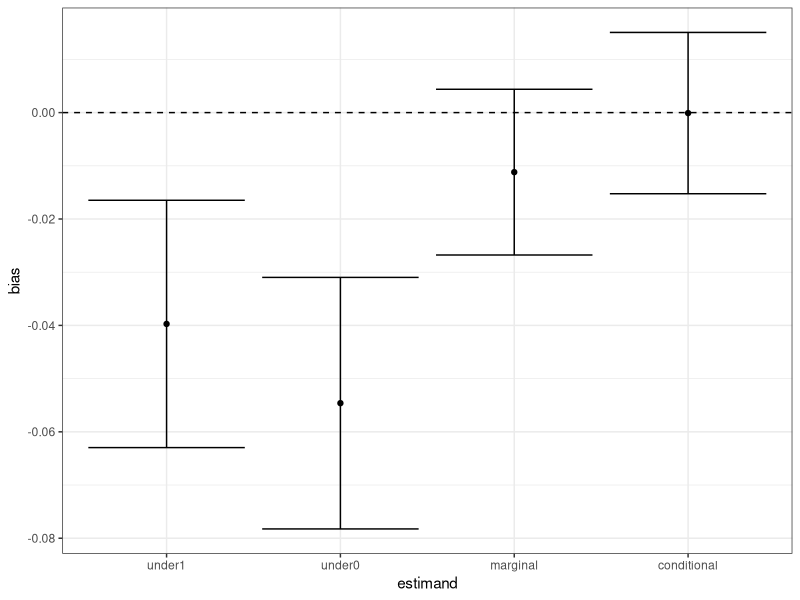
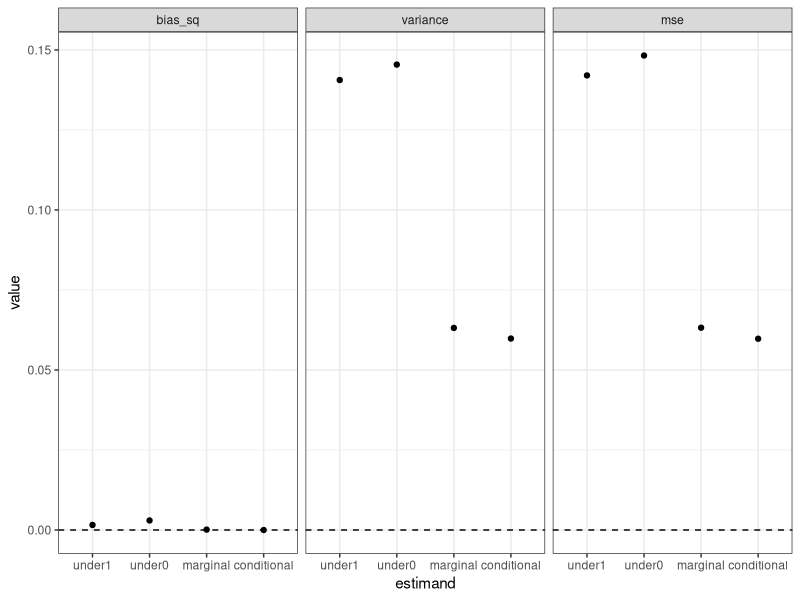
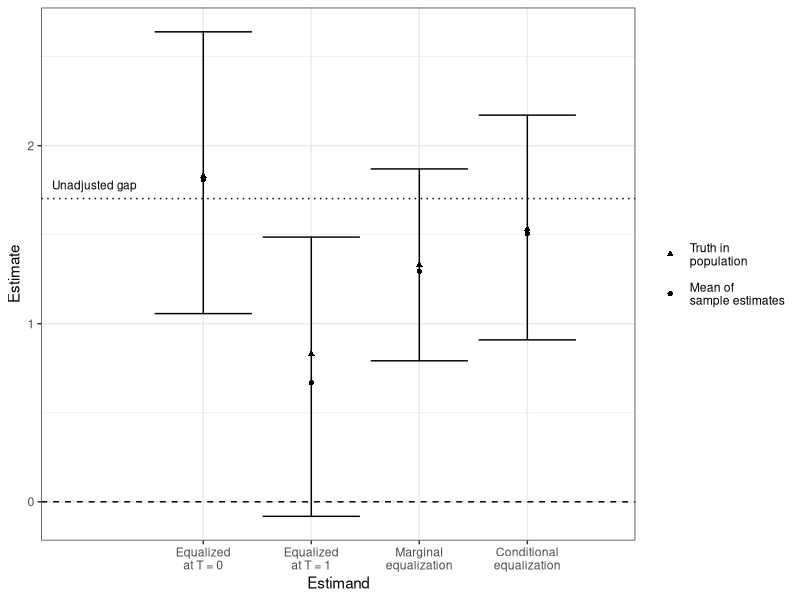

The R script that drew these images, in order: (Note: this script raises an error after producing the figures.)


# Ian Lundberg (ilundberg@princeton.edu)
# Simulation for "A causal approach to study interventions that close gaps across social categories"

library(tidyverse)
library(reshape2)
library(foreach)

setwd("/Users/iandl/Dropbox/dissertation/gap_closing_estimands")

n <- 500000
data <- data.frame(L = rnorm(n)) %>%
  mutate(X = rbinom(n(), 1, prob = plogis(L)) == 1, # creates dependence of X and L
         p_t = plogis(X - .5 + L), # centered at 0.5
         marginal_prob = mean(p_t),
         treated = rbinom(n(), 1, prob = p_t) == 1,
         m = ifelse(treated, p_t, 1 - p_t),
         y0 = X - .5 + L,
         y1 = L + 1,
         outcome = ifelse(treated, y1, y0))
# Estimate the conditional probablity since this is complicated
data$conditional_prob <- predict(glm(treated ~ L, data = data, family = binomial), type = "response")

# POPULATION AVEREAGES
data %>%
  summarize(under1_estimate = mean(1 / m * outcome * treated),
            under0_estimate = mean(1 / m * outcome * !treated),
            marginal_estimate = mean(marginal_prob / m * outcome * treated + 
                                       (1 - marginal_prob) / m * outcome * !treated),
            conditional_estimate = mean(conditional_prob / m * outcome * treated + 
                                          (1 - conditional_prob) / m * outcome * !treated),
            under1_truth = mean(y1),
            under0_truth = mean(y0),
            marginal_truth = mean(y1 * marginal_prob + y0 * (1 - marginal_prob)),
            conditional_truth = mean(y1 * conditional_prob + y0 * (1 - conditional_prob))) %>%
  melt(id = NULL) %>%
  separate(variable, into = c("estimand","quantity")) %>%
  spread(key = quantity, value = value) %>%
  mutate(estimate = round(estimate,2),
         truth = round(truth,2))

# GAPS
truth <- data %>%
  group_by(X) %>%
  summarize(under1_estimate = mean(1 / m * outcome * treated),
            under0_estimate = mean(1 / m * outcome * !treated),
            marginal_estimate = mean(marginal_prob / m * outcome * treated + 
                                       (1 - marginal_prob) / m * outcome * !treated),
            conditional_estimate = mean(conditional_prob / m * outcome * treated + 
                                          (1 - conditional_prob) / m * outcome * !treated),
            under1_truth = mean(y1),
            under0_truth = mean(y0),
            marginal_truth = mean(y1 * marginal_prob + y0 * (1 - marginal_prob)),
            conditional_truth = mean(y1 * conditional_prob + y0 * (1 - conditional_prob))) %>%
  melt(id = "X") %>%
  spread(key = "X", value = value) %>%
  mutate(value = `TRUE` - `FALSE`) %>%
  select(-`TRUE`,-`FALSE`) %>%
  separate(variable, into = c("estimand","quantity")) %>%
  spread(key = quantity, value = value) %>%
  mutate(estimate = round(estimate,2),
         truth = round(truth,2))
truth


# CHECKS ON MY UNDERSTANDING

# Notes about toal weights
data %>%
  group_by(treated) %>%
  summarize(num_observed = n(),
            sum_weight = sum(1 / m))

data %>%
  summarize(total_marginal_weight = sum(marginal_prob / m * treated + (1 - marginal_prob) / m * !treated),
            total_conditional_weight = sum(conditional_prob / m * treated + (1 - conditional_prob) / m * !treated))

# Note the conditional probabilities
data %>%
  group_by(X) %>%
  summarize(factual_prob = mean(p_t),
            conditional_prob = mean(conditional_prob),
            marginal_prob = mean(marginal_prob))

# Note that unadjusted is wrong
data %>%
  group_by(treated) %>%
  summarize(unadjusted = mean(outcome))

####################
# LEARN IN SAMPLES #
####################

draws <- foreach(i = 1:1000, .combine = "rbind") %do% {
  data_sample <- data %>%
    sample_n(100)
  
  m_fit <- glm(treated ~ X + L, data = data_sample, family = binomial)
  m_noGroup_fit <- glm(treated ~ L, data = data_sample, family = binomial)
  
  data_sample %>%
    mutate(p_treated_hat = predict(m_fit, type = "response"),
           mhat = ifelse(treated, p_treated_hat, 1 - p_treated_hat),
           conditional_prob_hat = predict(m_noGroup_fit, type = "response"),
           marginal_prob_hat = mean(treated)) %>%
    group_by(X) %>%
    # Use a Hajek estimator that normalizes the weights
    summarize(under1 = weighted.mean(outcome, w = 1 / mhat * treated),
              under0 = weighted.mean(outcome, w = 1 / mhat * !treated),
              marginal = weighted.mean(outcome, w = marginal_prob_hat / mhat * treated + 
                                         (1 - marginal_prob_hat) / m * !treated),
              conditional = weighted.mean(outcome, w = conditional_prob_hat / mhat * treated + 
                                            (1 - conditional_prob_hat) / m * !treated)) %>%
    melt(id = "X", variable.name = "estimand") %>%
    spread(key = "X", value = value) %>%
    mutate(estimate = `TRUE` - `FALSE`) %>%
    select(-`TRUE`,-`FALSE`)
} %>%
  left_join(truth %>% select(estimand,truth),
            by = "estimand") %>%
  mutate(error = estimate - truth)

# Summarize bias with confidence intervals that can be as tight as needed by increasing sims
draws %>%
  group_by(estimand) %>%
  summarize(bias = mean(error),
            se = sd(error) / sqrt(n())) %>%
  mutate(estimand = fct_relevel(estimand,"under1","under0","marginal","conditional")) %>%
  ggplot(aes(x = estimand, y = bias,
             ymin = bias - qnorm(.975) * se,
             ymax = bias + qnorm(.975) * se)) +
  geom_point() +
  geom_errorbar() +
  geom_hline(yintercept = 0, linetype = "dashed") +
  theme_bw()

# Summarize squared bias, variance, and MSE. Bias is swamped by variance
draws %>%
  group_by(estimand) %>%
  summarize(bias_sq = mean(error) ^ 2,
            variance = var(estimate),
            mse = mean(error ^ 2)) %>%
  mutate(estimand = fct_relevel(estimand,"under1","under0","marginal","conditional")) %>%
  melt(id = "estimand", variable.name = "metric") %>%
  ggplot(aes(x = estimand, y = value)) +
  geom_point() +
  facet_wrap(~metric, nrow = 1) +
  geom_hline(yintercept = 0, linetype = "dashed") +
  theme_bw()


#############################
# LEARN IN WEIGHTED SAMPLES #
#############################

draws <- foreach(i = 1:1000, .combine = "rbind") %do% {
  data_sample <- data %>%
    mutate(p_sampled = plogis(L),
           eta = 1 / p_sampled) %>%
    sample_n(100, weight = p_sampled, replace = T)
  
  m_fit <- glm(treated ~ X + L, data = data_sample, family = binomial, weights = eta)
  m_noGroup_fit <- glm(treated ~ L, data = data_sample, family = binomial, weights = eta)
  
  data_sample %>%
    mutate(p_treated_hat = predict(m_fit, type = "response"),
           mhat = ifelse(treated, p_treated_hat, 1 - p_treated_hat),
           conditional_prob_hat = predict(m_noGroup_fit, type = "response"),
           marginal_prob_hat = weighted.mean(treated, w = eta)) %>%
    group_by(X) %>%
    summarize(under1 = weighted.mean(outcome, w = eta / mhat * treated),
              under0 = weighted.mean(outcome, w = eta / mhat * !treated),
              marginal = weighted.mean(outcome, 
                                       w = eta * marginal_prob_hat / mhat * treated + 
                                         eta * (1 - marginal_prob_hat) / mhat * !treated),
              conditional = weighted.mean(outcome,
                                          w = eta * conditional_prob_hat / mhat * treated + 
                                            eta * (1 - conditional_prob_hat) / mhat * !treated)) %>%
    melt(id = "X", variable.name = "estimand") %>%
    spread(key = "X", value = value) %>%
    mutate(estimate = `TRUE` - `FALSE`) %>%
    select(-`TRUE`,-`FALSE`)
} %>%
  left_join(truth %>% select(estimand,truth),
            by = "estimand") %>%
  mutate(error = estimate - truth)

# Summarize estimates
pop_gap <- mean(data$outcome[data$X]) - mean(data$outcome[!data$X])
draws %>%
  group_by(estimand) %>%
  summarize(ci.min = quantile(estimate, .025),
            ci.max = quantile(estimate, .975),
            estimate = mean(estimate)) %>%
  group_by() %>%
  mutate(quantity = "Mean of\nsample estimates") %>%
  bind_rows(truth %>% 
              select(estimand, truth) %>% 
              rename(estimate = truth) %>% 
              mutate(ci.min = NA, 
                     ci.max = NA,
                     quantity = "Truth in\npopulation")) %>%
  mutate(quantity = fct_rev(quantity),
         estimand = factor(case_when(estimand == "under0" ~ 1,
                              estimand == "under1" ~ 2,
                              estimand == "marginal" ~ 3,
                              estimand == "conditional" ~ 4),
                           labels = c("Equalized\nat T = 0",
                                      "Equalized\nat T = 1",
                                      "Marginal\nequalization",
                                      "Conditional\nequalization"))) %>%
  ggplot(aes(x = estimand, y = estimate,
             ymin = ci.min,
             ymax = ci.max, shape = quantity)) +
  geom_point() +
  geom_errorbar() +
  geom_hline(yintercept = 0, linetype = "dashed") +
  geom_hline(yintercept = pop_gap,
             linetype = "dotted") +
  annotate(geom = "text", x = -.4, y = pop_gap,
           label = "Unadjusted gap", size = 3, vjust = -1, hjust = 0) +
  scale_shape_manual(values = c(17,16)) +
  scale_x_discrete(name = "Estimand", expand = expand_scale(add = c(1.5,1))) +
  #scale_x_discrete(name = "Estimand", limits = c(0,5)) +
  ylab("Estimate") +
  theme_bw() +
  theme(legend.title = element_blank(),
        legend.key.height = unit(1,"cm")) +
  ggsave("figures/simple_simulation_estimates.pdf",
         height = 3, width = 6.5)

# Summarize bias with confidence intervals that can be as tight as needed by increasing sims
draws %>%
  group_by(estimand) %>%
  summarize(bias = mean(error),
            se = sd(error) / sqrt(n())) %>%
  mutate(estimand = fct_relevel(estimand,"under1","under0","marginal","conditional")) %>%
  ggplot(aes(x = estimand, y = bias,
             ymin = bias - qnorm(.975) * se,
             ymax = bias + qnorm(.975) * se)) +
  geom_point() +
  geom_errorbar() +
  geom_hline(yintercept = 0, linetype = "dashed") +
  theme_bw() +
  xlab("Estimand") +
  ylab("Bias") +
  ggsave("figures/simple_simulation_bias.pdf",
         height = 3, width = 6.5)

# Summarize bias, variance, and MSE
draws %>%
  group_by(estimand) %>%
  summarize(bias_sq = mean(error) ^ 2,
            variance = var(estimate),
            mse = mean(error ^ 2)) %>%
  mutate(estimand = factor(case_when(estimand == "under0" ~ 1,
                                     estimand == "under1" ~ 2,
                                     estimand == "marginal" ~ 3,
                                     estimand == "conditional" ~ 4),
                           labels = c("Equalized\nat T = 0",
                                      "Equalized\nat T = 1",
                                      "Marginal\nequalization",
                                      "Conditional\nequalization"))) %>%
  melt(id = "estimand", variable.name = "metric") %>%
  mutate(metric = factor(case_when(metric == "bias_sq" ~ 1,
                                   metric == "variance" ~ 2,
                                   metric == "mse" ~ 3),
                         labels = c("Bias Squared","Variance","Mean Squared Error"))) %>%
  ggplot(aes(x = estimand, y = value)) +
  geom_point() +
  facet_wrap(~metric, nrow = 1) +
  geom_hline(yintercept = 0, linetype = "dashed") +
  theme_bw() +
  xlab("Estimand") +
  ylab("Performance of Estimator") +
  ggsave("figures/simple_simulation_mse.pdf",
         height = 3, width = 9.5)



